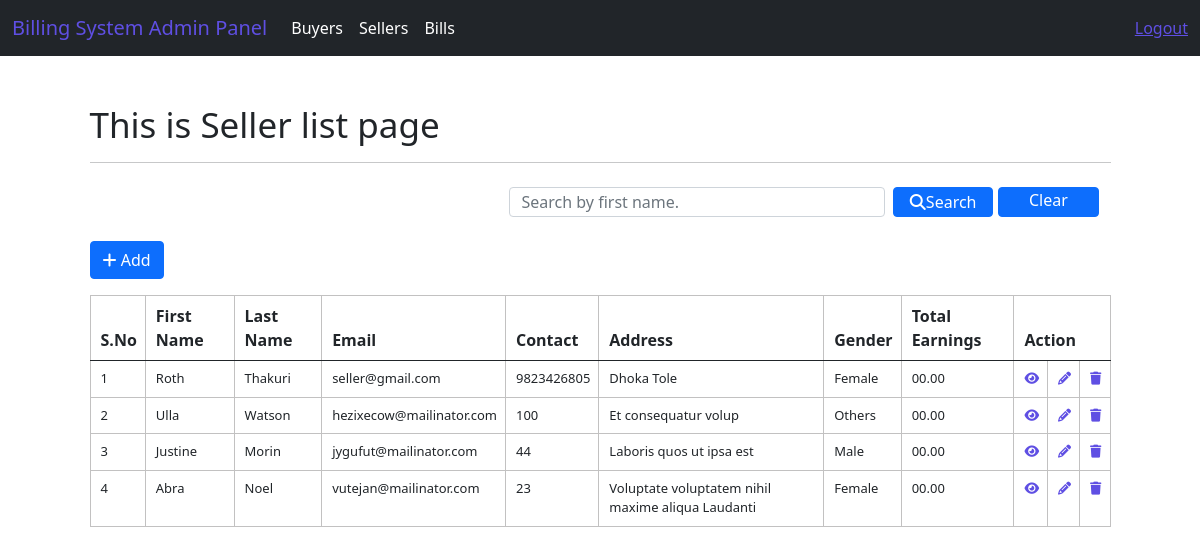
The page /system/seller/index (signed in) on the database as committed earlier.
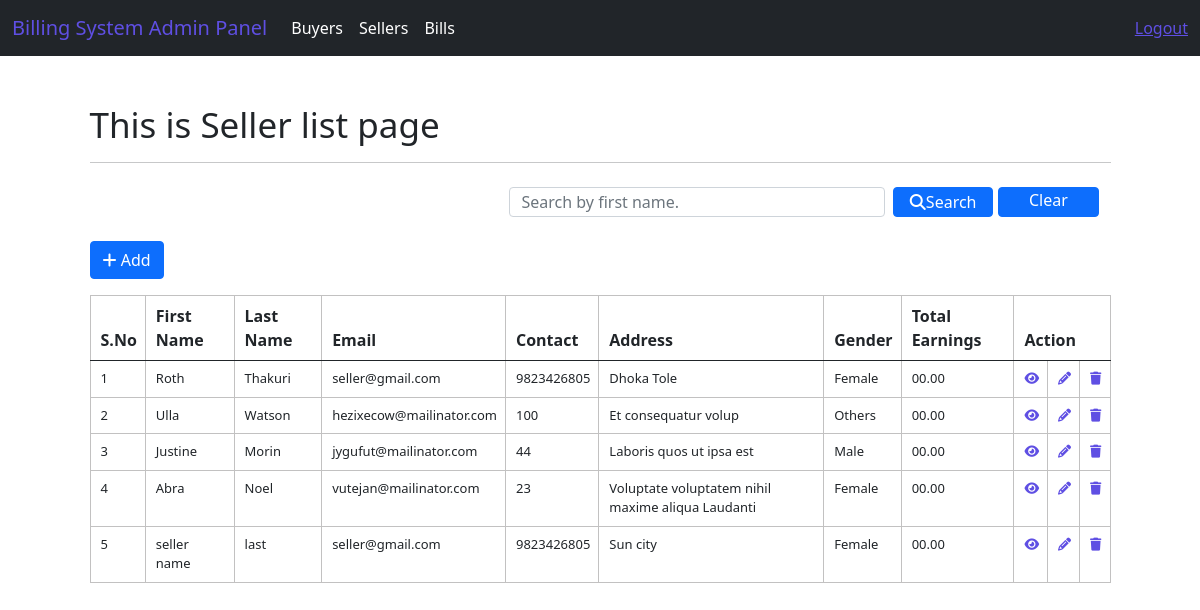
The same page on the database as committed later.
### system/models.py (models this page shows)
class CustomUser(AbstractUser):
    MALE = 'Male'
    FEMALE = 'Female'
    OTHERS = 'Female'
    GENDER_CHOICES = [
            (MALE, 'Male'),
            (FEMALE, 'Female'),
            (OTHERS, 'Others'),
            ]
    BUYER_ROLE = 'Buyer'
    SELLER_ROLE = 'Seller'
    ROLE_CHOICES = [
            (BUYER_ROLE, 'Buyer'),
            (SELLER_ROLE, 'Seller'),
            ]
    username = models.CharField(max_length=50, unique=True)
    first_name = models.CharField(max_length=50)
    last_name = models.CharField(max_length=50)
    address = models.CharField(max_length=50)
    contact = models.CharField(max_length=50)
    email = models.EmailField(max_length=50)
    gender = models.CharField(max_length=10, choices=GENDER_CHOICES)
    role = models.CharField(max_length=20, choices=ROLE_CHOICES)
    objects = UserManager()
    REQUIRED_FIELDS = []

### system/views.py (the view)
# urls.py: path("seller/index",views.seller_index,name= 'index-seller'),
@login_required(login_url='login')
def seller_index(request):
    seller_list = CustomUser.objects.filter(role="Seller").order_by('id')
    context = {"data": seller_list}
    if request.method == "POST":
        search = request.POST.get('search')
        sellers = CustomUser.objects.filter(role="Seller", first_name__icontains=search)
        context = {"data": sellers}
        return render(request, 'adminPanel/sellers/sellers_index.html', context)
    return render(request, 'adminPanel/sellers/sellers_index.html', context)

### templates/adminPanel/sellers/sellers_index.html (shortened to what this page needs)
{% extends 'layouts/master.html' %}
{% block custom_css %}
<link rel="stylesheet" href="https://cdnjs.cloudflare.com/ajax/libs/font-awesome/6.3.0/css/all.min.css"/>
{% endblock %}
{% block content %}
<div class="container mt-5">
    <h1>This is Seller list page</h1>
    <hr>
    <nav class="navbar bg-body-tertiary">
        <div class="container-fluid">
              <form class="d-flex" role="search" action="{% url 'index-seller' %}" method="POST">
                <input style="height: 30px;" class="form-control me-2" type="text" name="search" placeholder="Search by first name." aria-label="Search">
                <button class="btn btn-primary mb-3 mr-3" type="submit" style="height:30px; width: 160px; padding: 0px;"><i class="fa-solid fa-search"></i>Search</button>
                <a href="{% url 'index-seller' %}" class="btn btn-primary mb-3 ml-2"  style="height:30px; width: 160px; padding: 0px; margin-left: 5px;">Clear</a>
              </form>
        </div>
    </nav>
    <a href="{% url 'add-seller' %}" class="btn btn-primary mb-3"><i class="fa-solid fa-plus"></i> Add</a>
    <div class="row">
        <div class="col-12">
            <table class="table table-striped-columns table-hover">
                <thead>
                    <tr>
                        <th>S.No</th>
                        <th>First Name</th>
                        <th>Last Name</th>
                        <th>Email</th>
                        <th>Contact</th>
                        <th>Address</th>
                        <th>Gender</th>
                        <th>Total Earnings</th>
                        <th colspan="3">Action</th>
                    </tr>
                </thead>
                <tbody>
                    {% for val in data %}
                    <tr>
                        <td>{{ forloop.counter }}</td>
                        <td>{{ val.first_name }}</td>
                        <td>{{ val.last_name }}</td>
                        <td>{{val.email}}</td>
                        <td>{{val.contact}}</td>
                        <td>{{val.address}}</td>
                        <td>{{val.gender}}</td>
                        <td>00.00</td>
                        <td><a href="{% url 'view-seller' val.id %}"><i class="fa-solid fa-eye"></i></a></td>
                        <td><a href="{% url 'edit-seller' val.id %}"><i class="fa-solid fa-pencil"></i></a></td>
                        <td><a href="{% url 'delete-seller' val.id %}"><i class="fa-solid fa-trash"></i></a></td>
                    </tr>
                    {% endfor %}
                </tbody>
            </table>
        </div>
    </div>
</div>
{% endblock %}

Rows that differ between the two databases and show on the page:
added CustomUser: first_name "seller name", last_name "last", email "seller@gmail.com", contact "9823426805", address "Sun city", gender "Female"
